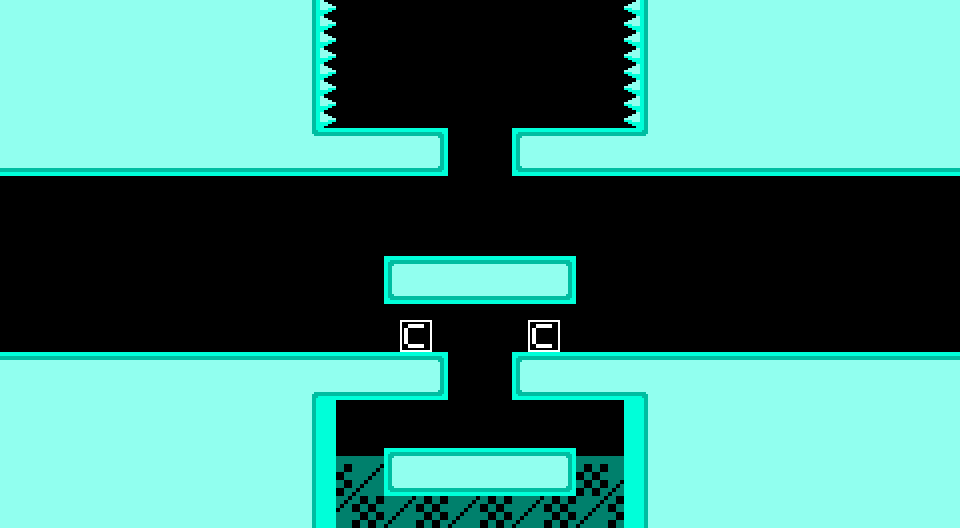

Below is a game level as drawn by its tile map, then a one-line description and the .tmx that defines it (tile-layer data replaced by summaries):
An orthogonal 60x33 tile map with 16x16 px tiles, 6 tile layers (BackG, Solid, Spikes, ForeG, ...), 2 tilesets and 3 objects.

<map version="1.9" tiledversion="1.9.2" orientation="orthogonal" renderorder="right-down" width="60" height="33" tilewidth="16" tileheight="16" infinite="0" nextlayerid="12" nextobjectid="6">
 <tileset firstgid="1" source="24c Block Tileset (v0.1).tsx" />
 <tileset firstgid="5185" source="24c Interactives - MapBlocks.tsx" />
 <layer id="3" name="BackG" width="60" height="33">
  <data>[1980 cells, 64 non-empty, 4 distinct tile ids]</data>
 </layer>
 <layer id="1" name="Solid" width="60" height="33">
  <data>[1980 cells, 1064 non-empty, 14 distinct tile ids]</data>
 </layer>
 <layer id="6" name="Spikes" width="60" height="33">
  <data>[1980 cells, 16 non-empty, 2 distinct tile ids]</data>
 </layer>
 <layer id="4" name="ForeG" width="60" height="33">
  <data>[1980 cells, 0 non-empty, 0 distinct tile ids]</data>
 </layer>
 <layer id="7" name="Properties/Misc" width="60" height="33">
  <properties>
   <property name="additionalTitle" value="" />
   <property name="bgCol" type="color" value="#ff03004f" />
   <property name="bgCol2" type="color" value="#ff00093d" />
   <property name="bgHorizontal" type="bool" value="false" />
   <property name="bgVertical" type="bool" value="false" />
   <property name="levelTitle" value="Centerpoint" />
   <property name="loopDown" type="bool" value="false" />
   <property name="loopLeft" type="bool" value="false" />
   <property name="loopRight" type="bool" value="false" />
   <property name="loopUp" type="bool" value="false" />
  </properties>
  <data>[1980 cells, 0 non-empty, 0 distinct tile ids]</data>
 </layer>
 <layer id="10" name="Interactables" width="60" height="33">
  <data>[1980 cells, 2 non-empty, 1 distinct tile ids]</data>
 </layer>
 <objectgroup id="11" name="Object Interactables">
  <object id="2" gid="5189" x="464" y="448" width="32" height="32">
   <properties>
    <property name="Script (.ccc)" value="log4_1.ccc" />
   </properties>
  </object>
  <object id="3" gid="5190" x="464" y="240" width="32" height="32">
   <properties>
    <property name="Script_ (.ccc)" value="pipeSong.ccc" />
   </properties>
  </object>
  <object id="5" gid="5188" x="0" y="208" width="32" height="32">
   <properties>
    <property name="worldX" type="int" value="2" />
    <property name="x16" type="int" value="9" />
    <property name="y16" type="int" value="3" />
   </properties>
  </object>
 </objectgroup>
</map>